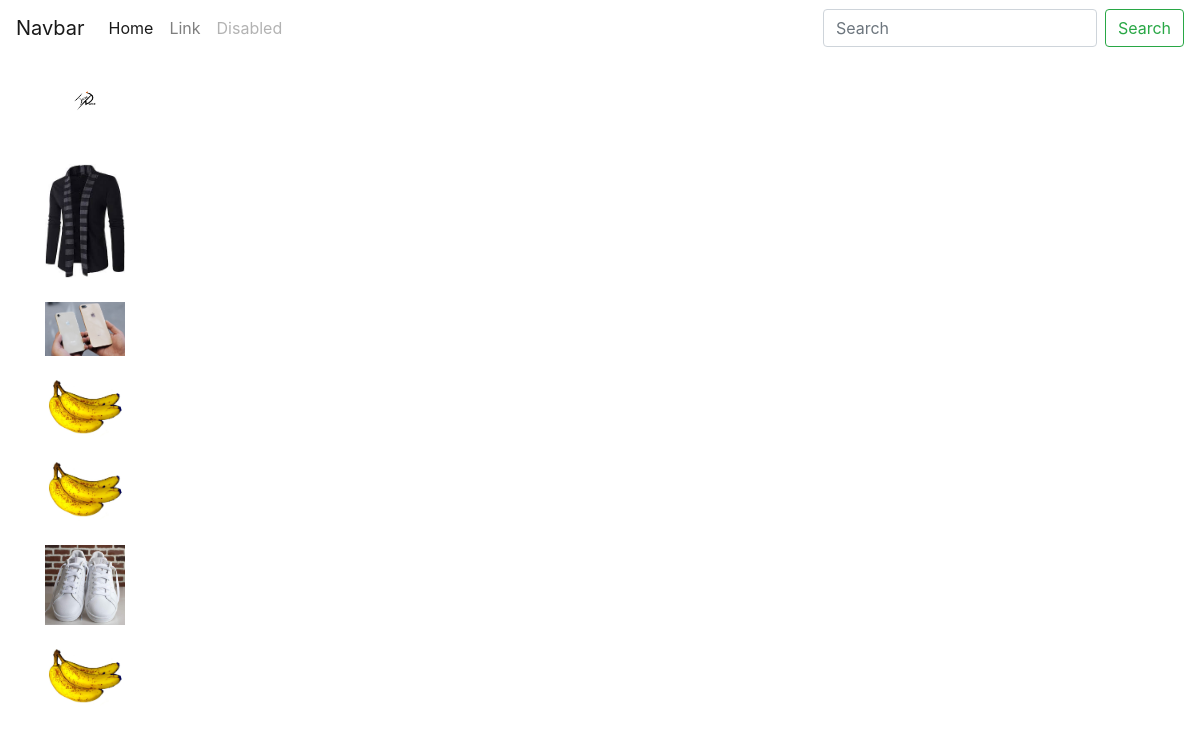
Before: /client with the older database file.
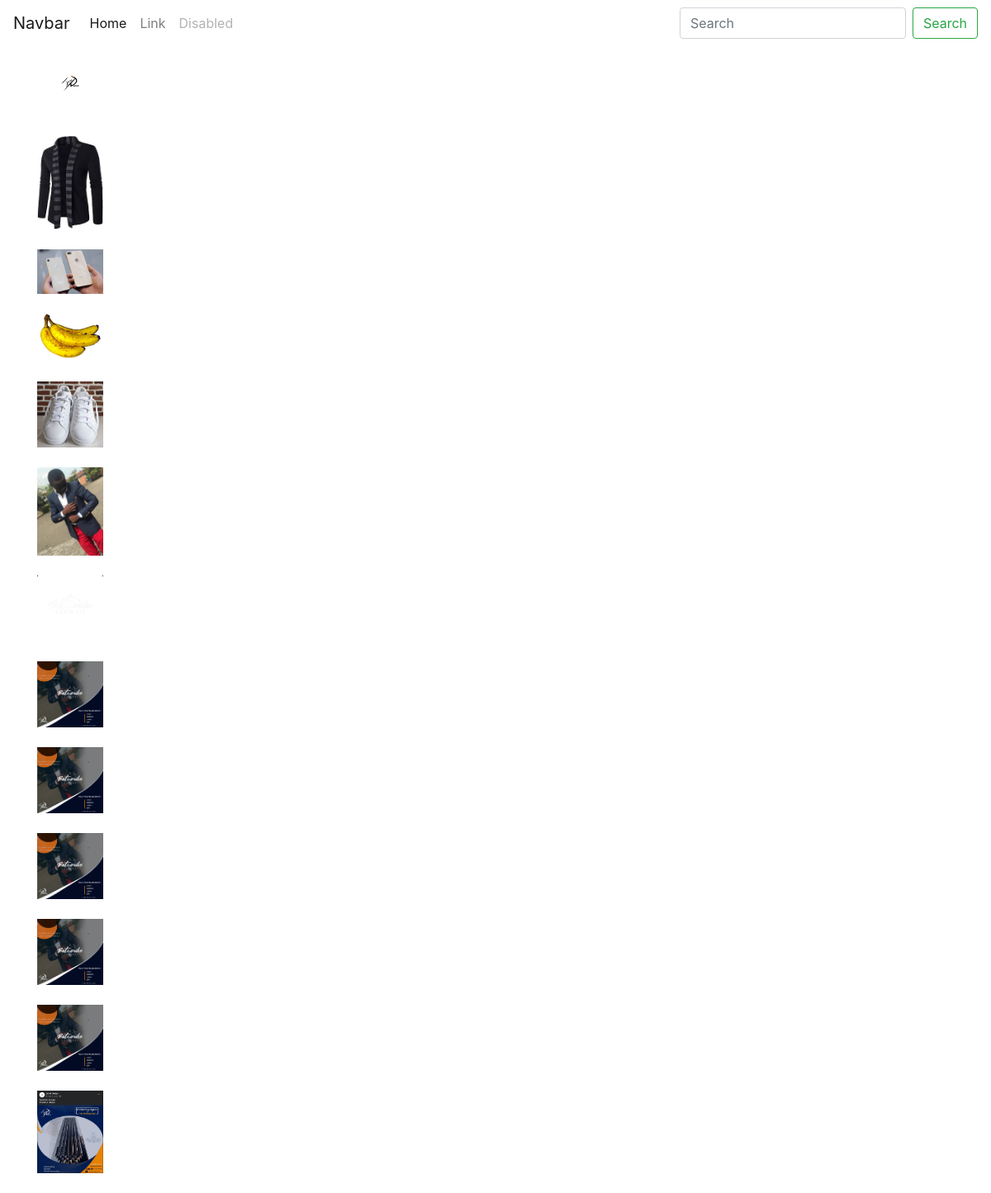
After: the same page with the newer database file.
### vendeur_accounts/models.py (models this page shows, shortened)
class Produit(models.Model):
    uuid = models.UUIDField(default=uuid.uuid4, primary_key=True)
    nom = models.CharField(max_length=15)
    description = models.TextField()
    prix = models.DecimalField(max_digits=5, decimal_places=2)
    cover = models.ImageField(upload_to="photo/")
    created_at = models.DateTimeField(auto_now=True)
    last_modification = models.DateTimeField(auto_now_add=True)
    categorie = models.ForeignKey(Categorie, models.PROTECT, null=True)

### client_accounts/views.py (the view)
# urls.py: path('client', accueil_client),
def accueil_client(request):
    produit = Produit.objects.all()
    return render(request, 'client/home.html', locals())

### client_accounts/templates/client/home.html
{% extends 'top.html' %}
{% block content %}
<div class="container">
{% for product in produit %}
<a href="{% url 'detail' product.uuid %}"><img class="cover" src="{{product.cover.url}}"/></a> <br/>
{% endfor %}
</div>
{% endblock content %}

### templates/top.html (shortened to what this page needs)
{% load static %}
<head>
    <link rel="stylesheet" href="{% static 'bootstrap/css/bootstrap.min.css' %}" >
    <link rel="stylesheet" href="{% static 'style.css' %}">
    <link rel="stylesheet" href="{% static 'home_vendeur.css' %}">
</head>
<body><nav class="sticky-top navbar navbar-expand-lg navbar-light bg-white">
    <a class="navbar-brand" href="#">Navbar</a>
    <div class="collapse navbar-collapse" id="navbarTogglerDemo03">
      <ul class="navbar-nav mr-auto mt-2 mt-lg-0">
        <li class="nav-item active">
          <a class="nav-link" href="#">Home <span class="sr-only">(current)</span></a>
        </li>
        <li class="nav-item">
          <a class="nav-link" href="#">Link</a>
        </li>
        <li class="nav-item">
          <a class="nav-link disabled" href="#" tabindex="-1" aria-disabled="true">Disabled</a>
        </li>
      </ul>
      <form class="form-inline my-2 my-lg-0">
        <input class="form-control mr-sm-2" type="search" placeholder="Search" aria-label="Search">
        <button class="btn btn-outline-success my-2 my-sm-0" type="submit">Search</button>
      </form>
    </div>
  </nav>
  {% block content %}
  {% endblock content %}
</body>

### static/style.css (style rules this page uses)
.cover { display: flex; overflow-x: hidden; max-width: 80px; max-height: 150px; }

### static/home_vendeur.css (style rules this page uses)
button { color: rgb(218, 135, 27); background-color: rgb(218, 135, 27, 0.4); border-radius: 10px; border: none; }

Changed rows visible on the page:
removed Produit: cover (picture)
removed Produit: cover (picture)
added Produit: cover (picture)
added Produit: cover (picture)
added Produit: cover (picture)
added Produit: cover (picture)
added Produit: cover (picture)
added Produit: cover (picture)
added Produit: cover (picture)
added Produit: cover (picture)
